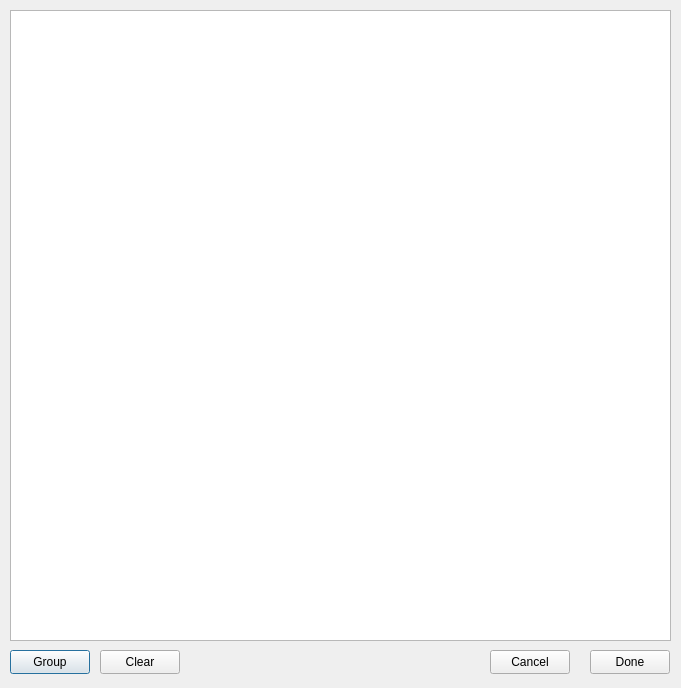
<?xml version="1.0" encoding="UTF-8"?>
<ui version="4.0">
 <class>GroupForm</class>
 <widget class="QDialog" name="GroupForm">
  <property name="geometry">
   <rect>
    <x>0</x>
    <y>0</y>
    <width>681</width>
    <height>688</height>
   </rect>
  </property>
  <property name="windowTitle">
   <string>Dialog</string>
  </property>
  <widget class="QPushButton" name="pushButton_group">
   <property name="geometry">
    <rect>
     <x>10</x>
     <y>650</y>
     <width>80</width>
     <height>24</height>
    </rect>
   </property>
   <property name="text">
    <string>Group</string>
   </property>
  </widget>
  <widget class="QPushButton" name="pushButton_done">
   <property name="geometry">
    <rect>
     <x>590</x>
     <y>650</y>
     <width>80</width>
     <height>24</height>
    </rect>
   </property>
   <property name="text">
    <string>Done</string>
   </property>
  </widget>
  <widget class="QTableWidget" name="tableWidget">
   <property name="geometry">
    <rect>
     <x>10</x>
     <y>10</y>
     <width>661</width>
     <height>631</height>
    </rect>
   </property>
   <property name="styleSheet">
    <string notr="true"/>
   </property>
   <property name="editTriggers">
    <set>QAbstractItemView::NoEditTriggers</set>
   </property>
   <property name="dragDropMode">
    <enum>QAbstractItemView::NoDragDrop</enum>
   </property>
   <property name="alternatingRowColors">
    <bool>true</bool>
   </property>
   <property name="selectionMode">
    <enum>QAbstractItemView::ExtendedSelection</enum>
   </property>
   <property name="selectionBehavior">
    <enum>QAbstractItemView::SelectRows</enum>
   </property>
   <property name="columnCount">
    <number>0</number>
   </property>
   <attribute name="horizontalHeaderCascadingSectionResizes">
    <bool>true</bool>
   </attribute>
  </widget>
  <widget class="QPushButton" name="pushButton_cancel">
   <property name="geometry">
    <rect>
     <x>490</x>
     <y>650</y>
     <width>80</width>
     <height>24</height>
    </rect>
   </property>
   <property name="text">
    <string>Cancel</string>
   </property>
  </widget>
  <widget class="QPushButton" name="pushButton_clear">
   <property name="geometry">
    <rect>
     <x>100</x>
     <y>650</y>
     <width>80</width>
     <height>24</height>
    </rect>
   </property>
   <property name="text">
    <string>Clear</string>
   </property>
  </widget>
 </widget>
 <resources/>
 <connections/>
</ui>
